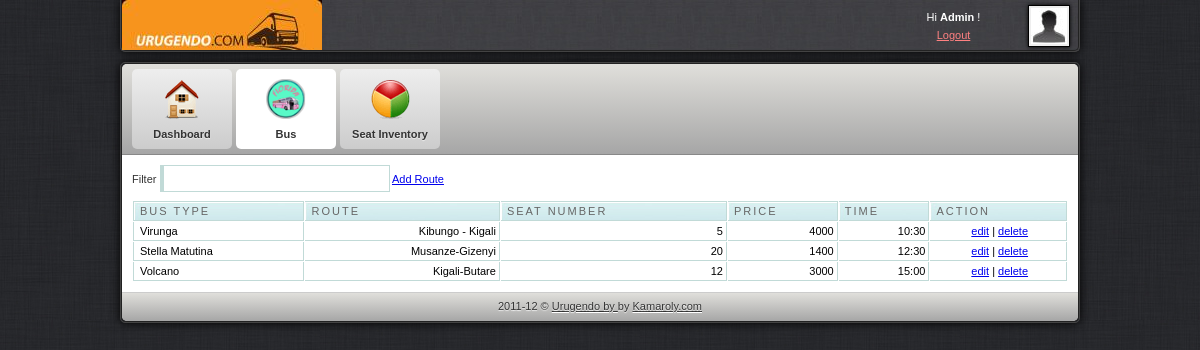
The page /admin/route.php (signed in) on the database its author committed.
### tables this page shows
CREATE TABLE IF NOT EXISTS `route` (
  `id` int(11) NOT NULL AUTO_INCREMENT,
  `route` varchar(300) NOT NULL,
  `price` varchar(30) NOT NULL,
  `numseats` int(30) NOT NULL,
  `type` varchar(300) NOT NULL,
  `time` varchar(100) NOT NULL,
  PRIMARY KEY (`id`)
);

### admin/route.php (the view, shortened to what this page needs)
<html>
<head>
<link href="css/style.css" rel="stylesheet" type="text/css" />
<link rel="stylesheet" href="febe/style.css" type="text/css" media="screen" charset="utf-8">
<link href="src/facebox.css" media="screen" rel="stylesheet" type="text/css" />
</head>
<body>
	<div id="container">
		<div id="adminbar-outer" class="radius-bottom">
			<div id="adminbar" class="radius-bottom">
				<a id="logo" href="dashboard.php"></a>
				<div id="details">
					<a class="avatar" href="javascript: void(0)">
					<img width="36" height="36" alt="avatar" src="img/avatar.jpg">
					</a>
					<div class="tcenter">
					Hi
					<strong>Admin</strong>
					!
					<br>
					<a class="alightred" href="../index.php">Logout</a>
					</div>
				</div>
			</div>
		</div>
		<div id="panel-outer" class="radius" style="opacity: 1;">
			<div id="panel" class="radius">
				<ul class="radius-top clearfix" id="main-menu">
					<li>
						<a href="dashboard.php">
							<img alt="Dashboard" src="img/m-dashboard.png">
							<span>Dashboard</span>
						</a>
					</li>
					<li>
						<a class="active" href="route.php">
							<img alt="Statistics" src="img/m-custom.png">
							<span>Bus</span>
						</a>
					</li>
					<li>
						<a href="setinventory.php">
							<img alt="Statistics" src="img/m-statistics.png">
							<span>Seat Inventory</span>
						</a>
					</li>
				</ul>
				<div id="content" class="clearfix">
					<label for="filter">Filter</label> <input type="text" name="filter" value="" id="filter" />
					<a rel="facebox" href="addroute.php">Add Route</a>
					<table cellpadding="1" cellspacing="1" id="resultTable">
						<thead>
							<tr>
								<th  style="border-left: 1px solid #C1DAD7"> Bus Type </th>
								<th> Route </th>
								<th> Seat Number </th>
								<th> Price </th>
								<th> Time </th>
								<th> Action </th>
							</tr>
						</thead>
						<tbody>
						<?php
							$result = mysql_query("SELECT * FROM route");
							while($row = mysql_fetch_array($result))
								{
									echo '<tr class="record">';
									echo '<td style="border-left: 1px solid #C1DAD7;">'.$row['type'].'</td>';
									echo '<td><div align="right">'.$row['route'].'</div></td>';
									echo '<td><div align="right">'.$row['numseats'].'</div></td>';
									echo '<td><div align="right">'.$row['price'].'</div></td>';
									echo '<td><div align="right">'.$row['time'].'</div></td>';
									echo '<td><div align="center"><a rel="facebox" href="editrutedetails.php?id='.$row['id'].'">edit</a> | <a href="#" id="'.$row['id'].'" class="delbutton" title="Click To Delete">delete</a></div></td>';
									echo '</tr>';
								}
							?>
						</tbody>
					</table>
				</div>
				<div id="footer" class="radius-bottom">
					2011-12 ©
					<a class="afooter-link" href="">Urugendo by </a>
					by
					<a class="afooter-link" href="">Kamaroly.com</a>
				</div>
			</div>
		</div>
	</div>
</body>
</html>

### admin/css/style.css (style rules this page uses)
html, body { background: url("../img/bg.jpg") repeat scroll 0 0 #333333; color: #333333; font-family: Arial,Helvetica,sans-serif; font-size: 11px; line-height: 1.6; margin:0; }
#container { margin: 0 auto; width: 960px; }
#login-container-outer, #container #adminbar-outer, #container #panel-outer { border: 1px solid #444444; box-shadow: 0 0 10px #000000; }
#container #adminbar-outer { background: none repeat scroll 0 0 #403F44; border-top: medium none; margin: 0 0 10px; }
.radius-bottom { border-bottom-left-radius: 5px; border-bottom-right-radius: 5px; }
#login-container, #container #adminbar, #container #panel { border: 1px solid #222222; }
#container #adminbar { background: url("../img/alter-bg.jpg") repeat scroll left top transparent; border-top: medium none; height: 50px; }
.clearfix { clear:both; }
#container #adminbar a#logo { background: url("../../img/logo.png") no-repeat scroll left top transparent; display: block; float: left; height: 50px; width: 200px; }
#container #adminbar #details { color: #FFFFFF; float: right; height: 34px; line-height: 18px; padding: 8px; width: 184px; }
#container #adminbar #details a.avatar { background-color: #EEEEEE; border: 1px solid #000000; box-shadow: 0 0 4px #000000; display: block; float: right; height: 36px; margin: -3px 0 0 7px; padding: 2px; width: 36px; }
.tcenter { text-align: center; }
a.alightred { color: #FF8181; }
.radius { border-radius: 5px 5px 5px 5px; }
#container #panel ul#main-menu, #container #panel #footer, #login-extra { background-color: #D5D5D5; background-image: linear-gradient(#E0DFDB, #A6A6A6); }
ul#main-menu { border-bottom: 1px solid #888888; list-style: none outside none; margin: 0; padding: 0 10px; }
.radius-top { border-top-left-radius: 5px; border-top-right-radius: 5px; }
ul#main-menu li { float: left; margin: 5px 4px 5px 0; }
ul#main-menu li a.active { background: none repeat scroll 0 0 #FFFFFF; text-shadow: 0 1px 1px #FFFFFF; }
ul#main-menu li a { background: linear-gradient(#EEEEEE, #CCCCCC) repeat scroll 0 0 #EEEEEE; border-radius: 5px 5px 5px 5px; color: #333333; display: block; font-weight: bold; height: 80px; line-height: 1px; position: relative; text-align: center; text-shadow: 0 1px 1px #EEEEEE; width: 100px; text-decoration:none; }
ul#main-menu li a img { height: 40px; padding: 10px 15px 5px; width: 40px; }
ul#main-menu li a span { display: block; line-height: 20px; padding: 0 0 5px; }
#container #content { padding: 10px; background-color:#ffffff; }
#container #footer { border-top: 1px solid #CCCCCC; color: #333333; margin: 0; padding: 5px; text-align: center; text-shadow: 0 1px 1px #EEEEEE; }
a.afooter-link { color: #333333; text-shadow: 0 1px 1px #FFFFFF; }

### admin/febe/style.css (style rules this page uses)
#resultTable { background-color: white; margin-top: 8px; width: 100%; color:#000000; }
#resultTable th.sortable { background: url("bg_header.jpg") no-repeat scroll 0 0 #CAE8EA; border-bottom: 1px solid #C1DAD7; border-right: 1px solid #C1DAD7; border-top: 1px solid #C1DAD7; color: #4F6B72; font: normal 11px "Trebuchet MS",Verdana,Arial,Helvetica,sans-serif; letter-spacing: 2px; padding: 3px 3px 3px 6px; text-align: left; text-transform: uppercase; color: #666; cursor: pointer; text-decoration: none; }
#resultTable th { background: url("bg_header.jpg") no-repeat scroll 0 0 #CAE8EA; border-bottom: 1px solid #C1DAD7; border-right: 1px solid #C1DAD7; border-top: 1px solid #C1DAD7; color: #4F6B72; font: normal 11px "Trebuchet MS",Verdana,Arial,Helvetica,sans-serif; letter-spacing: 2px; padding: 3px 3px 3px 6px; text-align: left; text-transform: uppercase; color: #666; cursor: pointer; text-decoration: none; }
#resultTable td { border-bottom: 1px solid #C1DAD7; border-right: 1px solid #C1DAD7; padding: 3px 3px 3px 6px; font: normal 11px "Trebuchet MS",Verdana,Arial,Helvetica,sans-serif; }
#resultTable td.odd { font: normal 11px "Trebuchet MS",Verdana,Arial,Helvetica,sans-serif; }
#filter { width: 230px; border: 1px solid #C1DAD7; border-left: 4px solid #C1DAD7; padding:5px; background-image:url('../images/filter.gif'); background-repeat:no-repeat; background-position: 3px 5px; padding-left:20px; }
.clearfix { clear:both; }

### rows shown on the page
route: type "Virunga", route "Kibungo - Kigali", numseats "5", price "4000", time "10:30"
route: type "Stella Matutina", route "Musanze-Gizenyi", numseats "20", price "1400", time "12:30"
route: type "Volcano", route "Kigali-Butare", numseats "12", price "3000", time "15:00"
